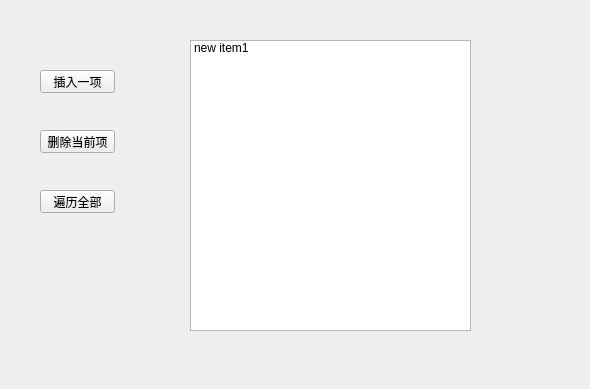
<?xml version="1.0" encoding="UTF-8"?>
<ui version="4.0">
 <class>listwidgets_form</class>
 <widget class="QWidget" name="listwidgets_form">
  <property name="geometry">
   <rect>
    <x>0</x>
    <y>0</y>
    <width>590</width>
    <height>389</height>
   </rect>
  </property>
  <property name="windowTitle">
   <string>Form</string>
  </property>
  <widget class="QListWidget" name="listWidget">
   <property name="geometry">
    <rect>
     <x>190</x>
     <y>40</y>
     <width>281</width>
     <height>291</height>
    </rect>
   </property>
   <item>
    <property name="text">
     <string>new item1</string>
    </property>
    <property name="icon">
     <iconset>
      <normalon>res/1.ico</normalon>
     </iconset>
    </property>
   </item>
  </widget>
  <widget class="QPushButton" name="btnInsert">
   <property name="geometry">
    <rect>
     <x>40</x>
     <y>70</y>
     <width>75</width>
     <height>23</height>
    </rect>
   </property>
   <property name="text">
    <string>插入一项</string>
   </property>
  </widget>
  <widget class="QPushButton" name="btnDelete">
   <property name="geometry">
    <rect>
     <x>40</x>
     <y>130</y>
     <width>75</width>
     <height>23</height>
    </rect>
   </property>
   <property name="text">
    <string>删除当前项</string>
   </property>
  </widget>
  <widget class="QPushButton" name="btnCircle">
   <property name="geometry">
    <rect>
     <x>40</x>
     <y>190</y>
     <width>75</width>
     <height>23</height>
    </rect>
   </property>
   <property name="text">
    <string>遍历全部</string>
   </property>
  </widget>
 </widget>
 <resources/>
 <connections/>
</ui>
